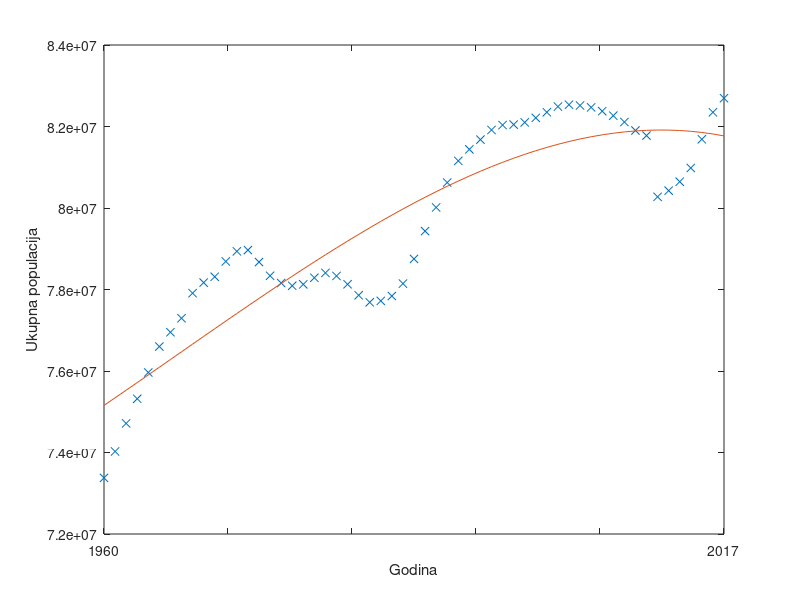

Write MATLAB code to recreate this figure.
podaci = importdata('data/population.csv', ',', 3);
y = podaci.data(:, 54);
n = length(y);
x = [ones(n, 1), linspace(0, 1, n)', linspace(0, 1, n).^2', linspace(0, 1, n).^3'];
plot(x(:, 2), y, 'x');
hold on;
teta = pinv(x'*x) * x' * y;
y_pred = polyval(fliplr(teta')', linspace(min(x(:, 2)), max(x(:, 2)), n));
plot(linspace(min(x(:, 2)), max(x(:, 2)), n), y_pred);
xticklabels({'1960', '', '', '', '', '2017'});
ylabel('Ukupna populacija');
xlabel('Godina');